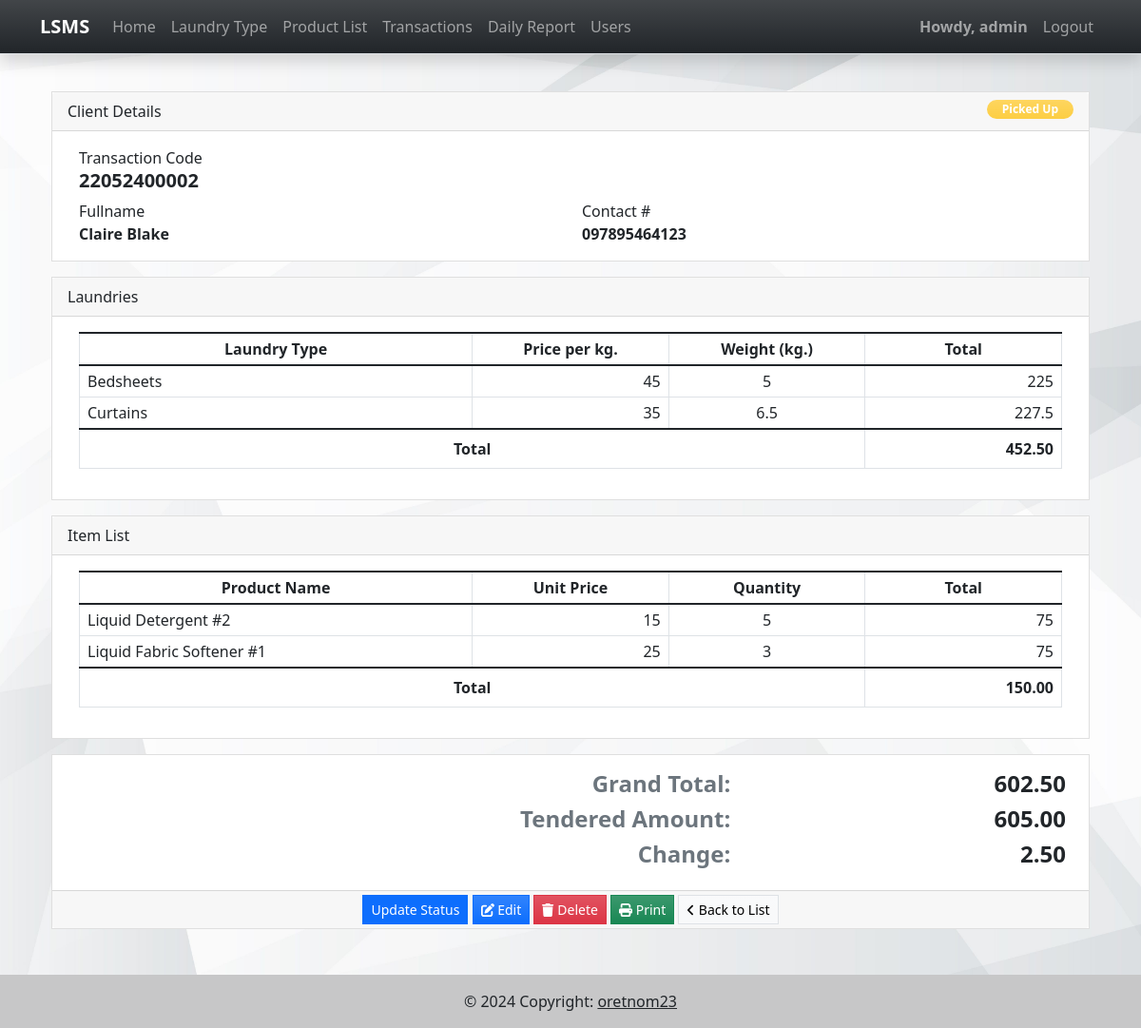
Page /view_laundry/6 (signed in) on the committed database.
### lsmsApp/models.py (models this page shows, shortened)
class Laundry(models.Model):
    code = models.CharField(max_length=100)
    client = models.CharField(max_length=250)
    contact = models.CharField(max_length=250, blank=True, null = True)
    total_amount = models.FloatField(max_length=15)
    tendered = models.FloatField(max_length=15)
    status = models.CharField(max_length=2, choices=(('0','Pending'), ('1', 'In-progress'), ('2', 'Done'), ('3', 'Picked Up')), default = 0)
    payment = models.CharField(max_length=2, choices=(('0','Unpaid'), ('1', 'Paid')), default = 0)
    date_added = models.DateTimeField(default = timezone.now)
    date_updated = models.DateTimeField(auto_now = True)
    class Meta:
        verbose_name_plural = "List of Laundries"
    def change(self):
        change = float(self.tendered) - float(self.total_amount)
        return change
    def totalItems(self):
        try:
            Items =  LaundryItems.objects.filter(laundry = self).aggregate(Sum('total_amount'))
            Items = Items['total_amount__sum']
        except:
            Items = 0
        return float(Items)
    def totalProducts(self):
        try:
            Products =  LaundryProducts.objects.filter(laundry = self).aggregate(Sum('total_amount'))
            Products = Products['total_amount__sum']
        except:
            Products = 0
        return float(Products)

class LaundryItems(models.Model):
    laundry = models.ForeignKey(Laundry, on_delete=models.CASCADE,related_name="laundry_fk")
    laundry_type = models.ForeignKey(Prices, on_delete=models.CASCADE,related_name="prices_fk")
    price = models.FloatField(max_length=15, default=0)
    weight = models.FloatField(max_length=15, default=0)
    total_amount = models.FloatField(max_length=15)
    class Meta:
        verbose_name_plural = "List of Laundry Items"

class Prices(models.Model):
    laundry_type = models.CharField(max_length=250)
    price = models.FloatField(max_length=15, default=0)
    status = models.CharField(max_length=2, choices=(('1','Active'), ('2','Inactive')), default = 1)
    delete_flag = models.IntegerField(default = 0)
    date_added = models.DateTimeField(default = timezone.now)
    date_updated = models.DateTimeField(auto_now = True)
    class Meta:
        verbose_name_plural = "List of Laundy Prices"

class LaundryProducts(models.Model):
    laundry = models.ForeignKey(Laundry, on_delete=models.CASCADE,related_name="laundry_fk2")
    product = models.ForeignKey(Products, on_delete=models.CASCADE,related_name="product_fk")
    price = models.FloatField(max_length=15, default=0)
    quantity = models.FloatField(max_length=15, default=0)
    total_amount = models.FloatField(max_length=15)
    class Meta:
        verbose_name_plural = "List of Laundry Products"

class Products(models.Model):
    name = models.CharField(max_length=250)
    description = models.TextField(blank= True, null= True)
    price = models.FloatField(max_length=15, default=0)
    status = models.CharField(max_length=2, choices=(('1','Active'), ('2','Inactive')), default = 1)
    delete_flag = models.IntegerField(default = 0)
    date_added = models.DateTimeField(default = timezone.now)
    date_updated = models.DateTimeField(auto_now = True)
    class Meta:
        verbose_name_plural = "List of Products"

### lsmsApp/views.py (the view)
# urls.py: path('view_laundry',views.view_laundry,name='view-laundry'),
@login_required
def view_laundry(request, pk = None):
    context = context_data(request)
    context['page'] = 'view_laundry'
    context['page_title'] = 'View Laundry'
    if pk is None:
        context['laundry'] = {}
        context['items'] = {}
        context['pitems'] = {}
    else:
        context['laundry'] = models.Laundry.objects.get(id=pk)
        context['items'] = models.LaundryItems.objects.filter(laundry__id = pk).all()
        context['pitems'] = models.LaundryProducts.objects.filter(laundry__id = pk).all()
    return render(request, 'view_laundry.html', context)

### lsmsApp/templates/view_laundry.html (shortened to what this page needs)
{% extends 'base.html' %}{% load static %}{% load humanize %}{% block pageContent %}
<section class="py-4">
    <div class="container">
        <div class="card rounded-0 mb-3">
            <div class="card-header py-1">
                <div class="d-flex w-100">
                    <div class="col-auto flex-shrink-1 flex-grow-1">
                        <div class="card-title mb-0 py-1">Client Details</div>
                    </div>
                    <div class="col-auto">
                        {% if laundry.status == '0' %}
                        <small class="badge badge-secondary bg-gradient bg-secondary px-3 rounded-pill bg-opacity-75 text-sm py-1">Pending</small> {% elif laundry.status == '1' %}
                        <small class="badge badge-primary bg-gradient bg-primary px-3 rounded-pill bg-opacity-75 text-sm py-1">In-Progress</small> {% elif laundry.status == '2' %}
                        <small class="badge badge-success bg-gradient bg-success px-3 rounded-pill bg-opacity-75 text-sm py-1">Done</small> {% elif laundry.status == '3' %}
                        <small class="badge badge-warning bg-gradient bg-warning px-3 rounded-pill bg-opacity-75 text-sm py-1">Picked Up</small> {% else %}
                        <small class="badge badge-light bg-gradient bg-light px-3 border rounded-pill bg-opacity-75 text-sm py-1">N/A</small> {% endif %}
                    </div>
                </div>
            </div>
            <div class="card-body">
                <div class="container-fluid" id="client-details">
                    {% if laundry.code %}
                    <div class="row">
                        <div class="col-lg-6 col-md-6 col-sm-12 col-xs-12">
                            <label for="" class="control-label">Transaction Code</label>
                            <div class="h5"><b>{{laundry.code}}</b></div>
                        </div>
                    </div>
                    {% endif %}
                    <div class="row">
                        <div class="col-lg-6 col-md-6 col-sm-12 col-xs-12">
                            <label for="client" class="control-label">Fullname</label>
                            <div class=""><b>{{laundry.client}}</b></div>
                        </div>
                        <div class="col-lg-6 col-md-6 col-sm-12 col-xs-12">
                            <label for="contact" class="control-label">Contact #</label>
                            <div class=""><b>{{laundry.contact}}</b></div>
                        </div>
                    </div>
                </div>
            </div>
        </div>
        <div class="card rounded-0 mb-3">
            <div class="card-header py-1">
                <div class="card-title mb-0 py-1">Laundries</div>
            </div>
            <div class="card-body">
                <div class="container-fluid">
                    <table class="table table-bordered" id="laundry_list">
                        <colgroup>
                            <col width="40%">
                            <col width="20%">
                            <col width="20%">
                            <col width="20%">
                        </colgroup>
                        <thead>
                            <tr>
                                <th class="p-1 text-center">Laundry Type</th>
                                <th class="p-1 text-center">Price per kg.</th>
                                <th class="p-1 text-center">Weight (kg.)</th>
                                <th class="p-1 text-center">Total</th>
                            </tr>
                        </thead>
                        <tbody>
                            {% for item in items %}
                            <tr>
                                <td class="px-2 py-1 align-middle laundry_type">{{item.laundry_type.laundry_type}}</td>
                                <td class="px-2 py-1 align-middle text-end laundry_price">{{item.price|floatformat}}</td>
                                <td class="px-2 py-1 align-middle text-center">{{item.weight|floatformat}}</td>
                                <td class="px-2 py-1 align-middle laundry_total text-end">{{item.total_amount|floatformat}}</td>
                            </tr>
                            {% endfor %}
                        </tbody>
                        <tfoot>
                            <tr>
                                <th class="text-center" colspan="3">Total</th>
                                <th class="text-end sub-total-laundry">{{laundry.totalItems|floatformat:2|intcomma}}</th>
                            </tr>
                        </tfoot>
                    </table>
                </div>
            </div>
        </div>
        <div class="card rounded-0 mb-3">
            <div class="card-header py-1">
                <div class="card-title mb-0 py-1">Item List</div>
            </div>
            <div class="card-body">
                <div class="container-fluid">
                    <table class="table table-bordered" id="product_list">
                        <colgroup>
                            <col width="40%">
                            <col width="20%">
                            <col width="20%">
                            <col width="20%">
                        </colgroup>
                        <thead>
                            <tr>
                                <th class="p-1 text-center">Product Name</th>
                                <th class="p-1 text-center">Unit Price</th>
                                <th class="p-1 text-center">Quantity</th>
                                <th class="p-1 text-center">Total</th>
                            </tr>
                        </thead>
                        <tbody>
                            {% for pitem in pitems %}
                            <tr>
                                <td class="px-2 py-1 align-middle product_type">{{pitem.product.name}}</td>
                                <td class="px-2 py-1 align-middle text-end product_price">{{pitem.price|floatformat}}</td>
                                <td class="px-2 py-1 align-middle text-center">{{pitem.quantity|floatformat}}</td>
                                <td class="px-2 py-1 align-middle product_total text-end">{{pitem.total_amount|floatformat}}</td>
                            </tr>
                            {% endfor %}
                        </tbody>
                        <tfoot>
                            <tr>
                                <th class="text-center" colspan="3">Total</th>
                                <th class="text-end sub-total-product">{{laundry.totalProducts|floatformat:2|intcomma}}</th>
                            </tr>
                        </tfoot>
                    </table>
                </div>
            </div>
        </div>
        <div class="card rounded-0 mb-3">
            <div class="card-body">
                <div id="payment-details">
                    <div class="d-flex w-100 justify-content-end align-items-center">
                        <div class="col-auto">
                            <h4 class="fw-bolder text-muted pe-2">Grand Total:</h4>
                        </div>
                        <div class="col-lg-4 col-md-6 col-sm-12 col-xs-12 text-end">
                            <h4 class="fw-bolder pe-2 gtotal">{% if laundry.total_amount %}{{laundry.total_amount|floatformat:2|intcomma}}{% else %}0.00{% endif %}</h4>
                        </div>
                    </div>
                    <div class="d-flex w-100 justify-content-end align-items-center">
                        <div class="col-auto">
                            <h4 class="fw-bolder text-muted pe-2">Tendered Amount:</h4>
                        </div>
                        <div class="col-lg-4 col-md-6 col-sm-12 col-xs-12 text-end">
                            <h4 class="fw-bolder pe-2">{% if laundry.tendered %}{{laundry.tendered|floatformat:2|intcomma}}{% else %}0.00{% endif %}</h4>
                        </div>
                    </div>
                    <div class="d-flex w-100 justify-content-end align-items-center">
                        <div class="col-auto">
                            <h4 class="fw-bolder text-muted pe-2">Change:</h4>
                        </div>
                        <div class="col-lg-4 col-md-6 col-sm-12 col-xs-12 text-end">
                            <h4 class="fw-bolder pe-2 " id="change">{% if laundry.change %}{{laundry.change|floatformat:2|intcomma}}{% else %}0.00{% endif %}</h4>
                        </div>
                    </div>
                </div>
            </div>
            <div class="card-footer py-1 text-center">
                <button class="btn btn-primary bg-primary btn-sm rounded-0" id="update-status" type="button">Update Status</button>
                <a class="btn btn-primary bg-gradient bg-primary btn-sm rounded-0" href="{% url 'manage-laundry-pk' laundry.pk %}"><i class="fa fa-edit"></i> Edit</a>
                <button class="btn btn-danger bg-gradient bg-danger btn-sm rounded-0" type="button" id="delete-data"><i class="fa fa-trash"></i> Delete</button>
                <button class="btn btn-success bg-gradient bg-success  btn-sm rounded-0" type="button" id="print"><i class="fa fa-print"></i> Print</button>
                <a class="btn btn-light bg-gradient bg-light border btn-sm rounded-0" href="{% url 'laundry-page' %}"><i class="fa fa-angle-left"></i> Back to List</a>
            </div>
        </div>
    </div>
</section>
 {% endblock pageContent %}

### lsmsApp/templates/topNavigation.html (shortened to what this page needs)
{% load static %}
<header>
    <nav class="navbar navbar-expand-lg navbar-dark bg-dark bg-gradient fixed-top shadow border-bottom">
        <div class="container">
            <a class="navbar-brand" target="_blank" href="./">
                <b>{{system_short_name}}</b>
            </a>
            <div class="collapse navbar-collapse" id="navbarExample01">
                <ul class="navbar-nav me-auto mb-2 mb-lg-0" id="topNav">
                    {% if request.user.is_authenticated %}
                    <li class="nav-item">
                        <a class="nav-link" aria-current="page" href="{% url 'home-page' %}">Home</a>
                    </li>
                    <li class="nav-item">
                        <a class="nav-link" aria-current="page" href="{% url 'price-page' %}">Laundry Type</a>
                    </li>
                    <li class="nav-item">
                        <a class="nav-link" aria-current="page" href="{% url 'product-page' %}">Product List</a>
                    </li>
                    <li class="nav-item">
                        <a class="nav-link" aria-current="page" href="{% url 'laundry-page' %}">Transactions</a>
                    </li>
                    <li class="nav-item">
                        <a class="nav-link" aria-current="page" href="{% url 'daily-report' %}">Daily Report</a>
                    </li>
                    {% if request.user.is_superuser %}
                    <li class="nav-item">
                        <a class="nav-link" aria-current="page" href="{% url 'user-page' %}">Users</a>
                    </li>
                    {% endif %}
                    {% endif %}
                </ul>
                <ul class="navbar-nav">
                    {% if user.id %}
                    <li class="nav-item">
                        <a class="nav-link"  href="{% url 'profile-page' %}"><b>Howdy, {{user.username}}</b></a>
                    </li>
                    <li class="nav-item">
                        <a class="nav-link" aria-current="page" href="{% url 'logout' %}">Logout</a>
                    </li>
                    {% else %}
                    <li class="nav-item">
                        <a class="nav-link" aria-current="page" href="{% url 'login-page' %}">Login</a>
                    </li>
                    {% endif %}
                </ul>
            </div>
        </div>
    </nav>
</header>

### rows in the picture
Laundry: code "22052400002", client "Claire Blake", contact "097895464123", totalItems "452.50", totalProducts "150.00", total_amount "602.50", tendered "605.00", change "2.50"
LaundryItems: laundry_type.laundry_type "Bedsheets", price "45", weight "5", total_amount "225"
LaundryItems: laundry_type.laundry_type "Curtains", price "35", weight "6.5", total_amount "227.5"
LaundryProducts: product.name "Liquid Detergent #2", price "15", quantity "5", total_amount "75"
LaundryProducts: product.name "Liquid Fabric Softener #1", price "25", quantity "3", total_amount "75"

### other values in the picture
{{ system_short_name }} "LSMS"
{{ user.username }} "admin"
